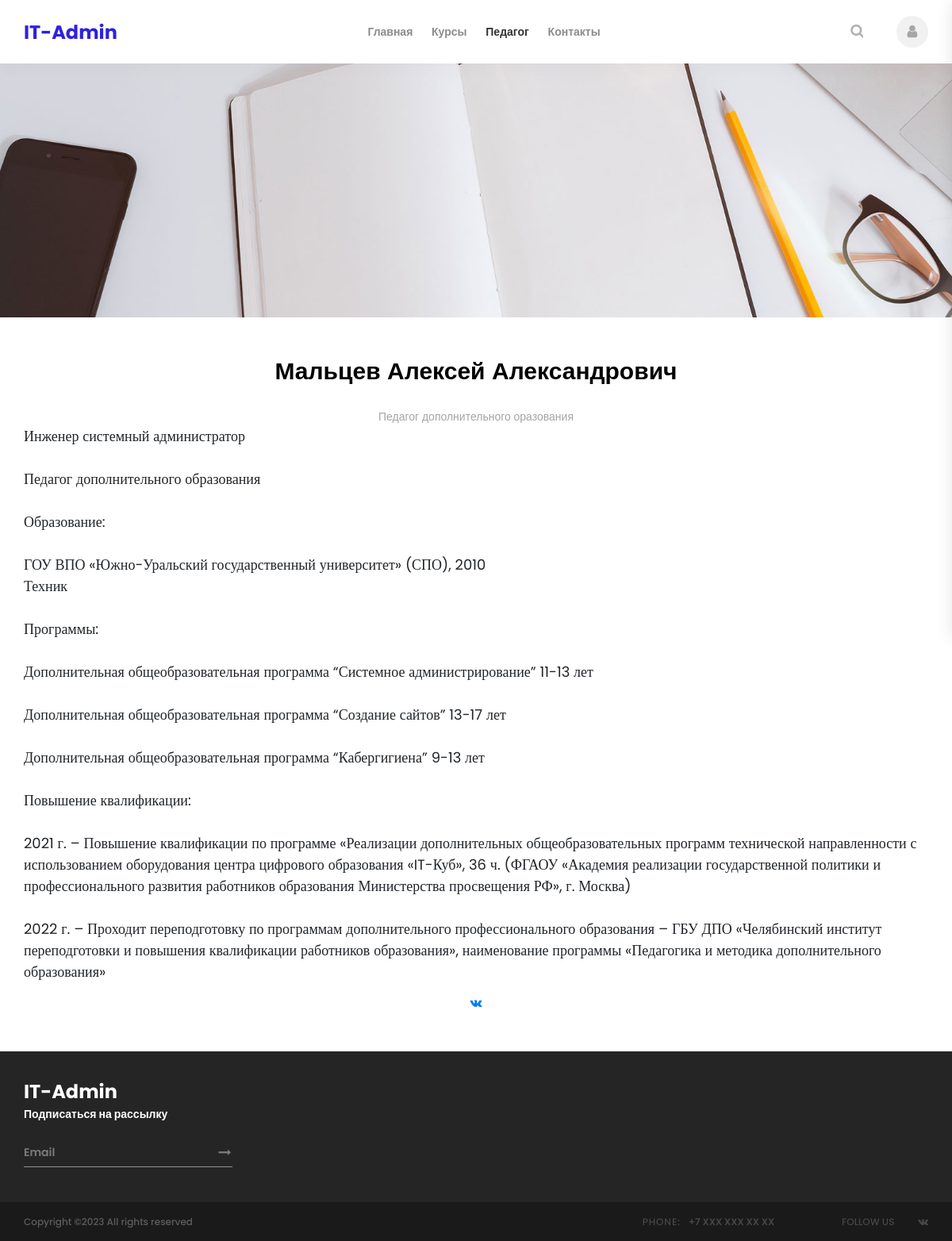
Page /instructors on the committed database.
### main/models.py (models this page shows, shortened)
class Post(models.Model):
    author_id = models.ForeignKey(User, on_delete=models.PROTECT)
    create = models.DateTimeField("Дата создания поста")
    published = models.DateTimeField("Дата публикации поста", blank=True)
    type_id = models.ForeignKey(Post_type, on_delete=models.PROTECT)
    title = models.CharField("Заголовок", max_length=255)
    content = models.TextField("Описание")
    img = models.CharField("Миниатюра поста", blank=True, max_length=255)
    price = models.IntegerField("Стоимость курса", blank=True)

### main/views.py (the view)
# urls.py: path('instructors', views.instructors,  name="instructors"),
def instructors(request):
    posts = Post.objects.get(type_id=3)
    return render(request, "instructors.html", {'activePage': 3,
                                                'posts': posts})

### main/templates/instructors.html (shortened to what this page needs)
{% extends "base.html" %}
{% load static %}
{% block content %}
	<div class="instructors cont">
		<div class="container">
			<div class="row">
				<div class="col">
					<h2 class="section_title text-center">{{posts.title}}</h2>
				</div>
			</div>
			<div class="row instructors_row">
				<div class="col-lg instructor_col">
					<div class="instructor text-center">
						<div class="instructor_image_container">
							<div class="instructor_image"><img src="images/instructor_1.jpg" alt=""></div>
						</div>
						<div class="instructor_title">Педагог дополнительного оразования</div>
						<div class="instructor_text">
							<pre style="text-align: left;white-space: pre-line;font-size: 18px;font-family: 'Poppins', 'sans-serif';">
							{{posts.content}}</pre>
						</div>
						<div class="instructor_social">
							<ul>
								<li><a href="https://vk.com/it_cube_satka"><i class="fa fa-vk" aria-hidden="true"></i></a></li>
							</ul>
						</div>
					</div>
				</div>
			</div>
		</div>
	</div>
{% endblock %}

### main/static/styles/courses.css (style rules this page uses)
* { margin: 0; padding: 0; -webkit-font-smoothing: antialiased; -webkit-text-shadow: rgba(0,0,0,.01) 0 0 1px; text-shadow: rgba(0,0,0,.01) 0 0 1px; }
body { font-family: 'Poppins', sans-serif; font-size: 14px; font-weight: 400; background: #FFFFFF; color: #a5a5a5; }
div { display: block; position: relative; -webkit-box-sizing: border-box; -moz-box-sizing: border-box; box-sizing: border-box; }
ul { list-style: none; margin-bottom: 0px; }
a, a:hover, a:visited, a:active, a:link { text-decoration: none; -webkit-font-smoothing: antialiased; -webkit-text-shadow: rgba(0,0,0,.01) 0 0 1px; text-shadow: rgba(0,0,0,.01) 0 0 1px; }
h2 { font-size: 30px; }
h1, h2, h3, h4, h5, h6 { font-family: 'Montserrat', sans-serif; font-weight: 700; color: #000000; -webkit-font-smoothing: antialiased; -webkit-text-shadow: rgba(0,0,0,.01) 0 0 1px; text-shadow: rgba(0,0,0,.01) 0 0 1px; }
.cont { padding: 50px 0; }

### rows in the picture
Post: title "Мальцев Алексей Александрович", content "Инженер системный администратор Педагог дополнительного образования Образование: ГОУ ВПО «Южно-Уральский государственный университет» (СПО), 2010 Техник Программы: Дополнительная общеобразовательная программа “Системное администрирование” 11-13 лет Дополнительная общеобразовательная программа “Создание сайтов” 13-17 лет Дополнительная общеобразовательная программа “Кабергигиена” 9-13 лет Повышение квалификации: 2021 г. – Повышение квалификации по программе «Реализации дополнительных общеобразовательных программ технической направленности с использованием оборудования центра цифрового образования «IT-Куб», 36 ч. (ФГАОУ «Академия реализации государственной политики и профессионального…"
